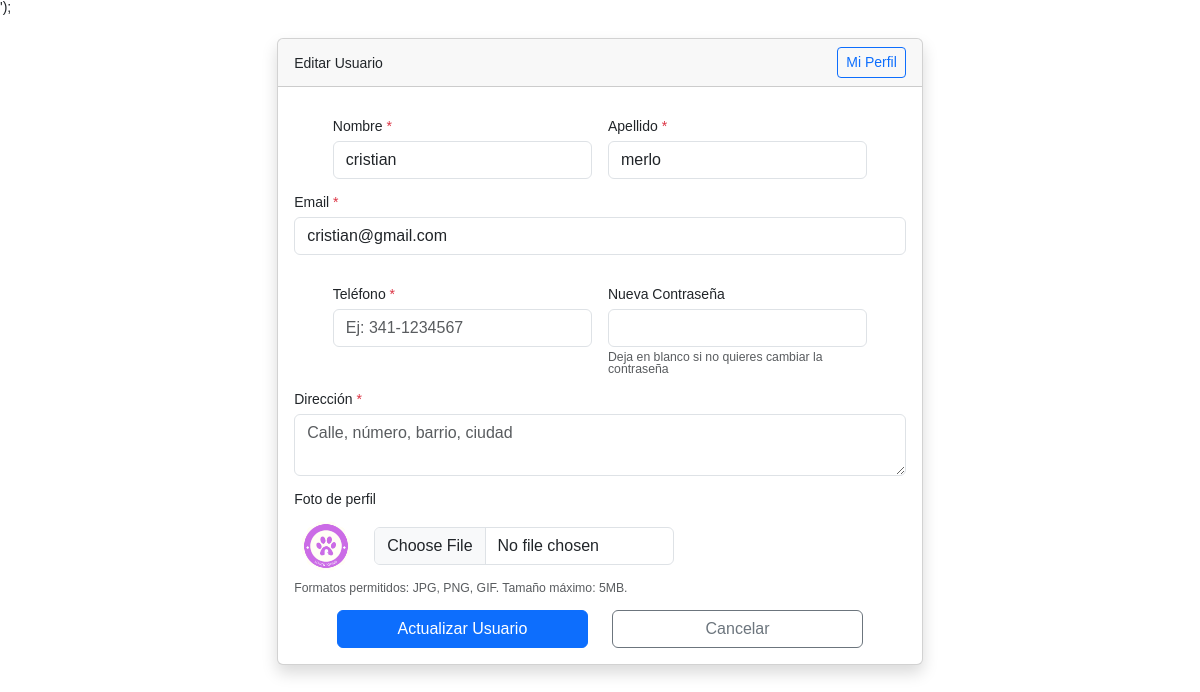
The app's page /usuario/editar?id=13 (signed in) with its own data.
### tables this page shows
CREATE TABLE `usuarios` (
  `id` int(11) NOT NULL AUTO_INCREMENT,
  `nombre` varchar(100) NOT NULL,
  `apellido` varchar(100) NOT NULL,
  `telefono` varchar(50) DEFAULT NULL,
  `email` varchar(100) NOT NULL,
  `direccion` varchar(200) DEFAULT NULL,
  `password` varchar(255) NOT NULL,
  `fecha_creacion` timestamp NOT NULL DEFAULT current_timestamp(),
  `foto_url` varchar(255) DEFAULT NULL,
  PRIMARY KEY (`id`)
);

### app/core/App.php (called while the page is built, shortened)
<?php
class App
{
    protected $controller = "HomeController";
    protected $method = "actionIndex";
    public function __construct()
    {
        $url = $this->parseUrl();
        $controllerName = isset($url[0]) ? ucfirst(strtolower($url[0])) . "Controller" : $this->controller;
        $controllerPath = APP_PATH . "controllers/" . $controllerName . ".php";
        if ($this->controllerExists($controllerPath)) {
            $this->controller = $controllerName;
            unset($url[0]);
        } else {
            $this->controller = "HomeController";
            $this->method = 'action404';
        }
        $controllerClass = "app\\controllers\\" . $this->controller;
        if (class_exists($controllerClass)) {
            $this->controller = new $controllerClass;
        } else {
            die("Error: No se pudo cargar el controlador {$controllerClass}");
        }
        $methodName = $this->getMethodFromUrl($url);
        $this->method = method_exists($this->controller, $methodName) ? $methodName : 'action404';
        $this->params = $url ? array_values($url) : [];
        call_user_func_array([$this->controller, $this->method], $this->params);
    }
    public function parseUrl()
    {
        return isset($_GET['url']) ? explode("/", filter_var(rtrim($_GET["url"], "/"), FILTER_SANITIZE_URL)) : [];
    }
    protected function controllerExists($path)
    {
        return file_exists($path);
    }
    protected function getMethodFromUrl(&$url)
    {
        return isset($url[1]) ? "action" . ucfirst(strtolower($url[1])) : $this->method;
    }
}

### index.php (called while the page is built, shortened)
<?php
require CORE_PATH . 'Autoloader.php';
new App();

### app/core/Controller.php (called while the page is built, shortened)
<?php
class Controller
{
    public static $ruta;
    public static function path()
    {
        $script = $_SERVER['SCRIPT_NAME'] ?? '/';
        $base = rtrim(dirname($script), '/');
        if ($base !== '') { $base .= '/'; } else { $base = '/'; }
        self::$ruta = $base;
        return self::$ruta;
    }
    public static function rootBase()
    {
        $base = static::path();
        return $base;
    }
    protected function input($key = null, $default = null) {
        $data = array_merge($_GET, $_POST);
        return $data[$key] ?? $default;
    }
}

### app/core/Autoloader.php (called while the page is built, shortened)
<?php
class Autoloader
{
    private function loadAppClasses()
    {
        spl_autoload_register(function ($nombreClase) {
            $clasesCore = ['App', 'Controller', 'Model', 'Response', 'DataBase', 'Session'];
            $esCoreClass = false;
            foreach ($clasesCore as $clase) {
                if (strstr($nombreClase, $clase)) {
                    $esCoreClass = true;
                    break;
                }
            }
            if ($esCoreClass) {
                $archivo = CORE_PATH . $nombreClase . ".php";
                if (file_exists($archivo)) {
                    return;
                }
            }
            if (strpos($nombreClase, 'app\\') === 0) {
                $rutaRelativa = str_replace('app\\', '', $nombreClase);
                $rutaRelativa = str_replace('\\', '/', $rutaRelativa);
                $archivo = APP_PATH . $rutaRelativa . ".php";
                if (file_exists($archivo)) {
                    return;
                }
            }
            throw new Exception("No se pudo cargar la clase: $nombreClase");
        }, true, false);
    }
}

### app/controllers/SiteController.php (called while the page is built, shortened)
<?php
class SiteController extends Controller
{
	public static function head(){
		$base = static::path();
		if (substr($base, -8) !== 'public/') {
			$base .= 'public/';
		}
		$head = file_get_contents(APP_PATH.'/views/inc/head.php');
		$head = str_replace('#PATH#', $base, $head);
		return $head;
	}
}

### app/models/Usuario.php (called while the page is built, shortened)
<?php
class Usuario extends Model {
    public static function findById($id) {
        $sql = "SELECT * FROM usuarios WHERE id = ?";
        return DataBase::getRecord($sql, [$id]);
    }
}

### app/core/DataBase.php (called while the page is built, shortened)
<?php
class DataBase
{
    private static $host = "localhost";
    private static $dbname = "mascotas_db";
    private static $dbuser = "root";
    private static $dbpass = "";
    private static $port = 3306;
    private static $dbh = null;
    private static $error;
    private static function connection()
    {
        if (self::$dbh === null) {
            $configPath = __DIR__ . '/../config/db.php';
            self::$host = getenv('DB_HOST') ?: self::$host;
            self::$dbname = getenv('DB_NAME') ?: self::$dbname;
            self::$dbuser = getenv('DB_USER') ?: self::$dbuser;
            self::$dbpass = getenv('DB_PASS') ?: self::$dbpass;
            $envPort = getenv('DB_PORT');
            $dsn = "mysql:host=" . self::$host . ";port=" . self::$port . ";dbname=" . self::$dbname . ";charset=utf8mb4";
            $opciones = [
                PDO::ATTR_PERSISTENT => false,
                PDO::ATTR_ERRMODE => PDO::ERRMODE_EXCEPTION,
                PDO::ATTR_DEFAULT_FETCH_MODE => PDO::FETCH_ASSOC,
                PDO::ATTR_TIMEOUT => 5,
            ];
            try {
                self::$dbh = new PDO($dsn, self::$dbuser, self::$dbpass, $opciones);
                self::$dbh->exec('SET NAMES utf8mb4');
                self::$dbh->exec('SET time_zone = "-03:00";');
            } catch (PDOException $e) {
                self::$error = $e->getMessage();
                throw new Exception("Error de conexión: " . self::$error);
            }
        }
        return self::$dbh;
    }
    private static function prepareAndExecute($sql, $params = [])
    {
        $statement = self::connection()->prepare($sql);
        try {
            $statement->execute($params);
        } catch (PDOException $e) {
            throw new Exception("Error en la consulta: " . $e->getMessage());
        }
        return $statement;
    }
    public static function getRecord($sql, $params = [])
    {
        $statement = self::prepareAndExecute($sql, $params);
        $result = $statement->fetch(PDO::FETCH_ASSOC);
        return $result ?: null;
    }
}

### app/views/usuarios/editar.php (the view, shortened to what this page needs)
<?php $BASE = Controller::path(); $ROOT = Controller::rootBase(); ?>
<link href="https://cdn.jsdelivr.net/npm/bootstrap@5.3.0/dist/css/bootstrap.min.css" rel="stylesheet">
<link href="<?= $ROOT ?>assets/css/base.css" rel="stylesheet">
<?php echo \app\controllers\SiteController::head(); ?>
<div class="container mt-4">
    <div class="row justify-content-center">
        <div class="col-md-8">
            <div class="card shadow">
                    <div class="card-header d-flex justify-content-between align-items-center">
                    <h3 class="mb-0">Editar Usuario</h3>
                    <div>
                        <a href="<?= Controller::path() ?>usuario/perfil" class="btn btn-outline-primary btn-sm">Mi Perfil</a>
                    </div>
                </div>
                <div class="card-body">
                    <form method="POST" action="<?= Controller::path() ?>usuario/editar" enctype="multipart/form-data">
                        <div class="row g-3">
                            <div class="col-md-6">
                                <div class="mb-3">
                                    <label for="nombre" class="form-label">
                                        Nombre <span class="text-danger">*</span>
                                    </label>
                                    <input type="text" class="form-control" id="nombre" name="nombre" required
                                           value="<?= htmlspecialchars($usuario['nombre'] ?? '') ?>">
                                </div>
                            </div>
                            <div class="col-md-6">
                                <div class="mb-3">
                                    <label for="apellido" class="form-label">
                                        Apellido <span class="text-danger">*</span>
                                    </label>
                                    <input type="text" class="form-control" id="apellido" name="apellido" required
                                           value="<?= htmlspecialchars($usuario['apellido'] ?? '') ?>">
                                </div>
                            </div>
                        </div>
                        <div class="mb-3">
                            <label for="email" class="form-label">
                                Email <span class="text-danger">*</span>
                            </label>
                            <input type="email" class="form-control" id="email" name="email" required
                                   value="<?= htmlspecialchars($usuario['email'] ?? '') ?>">
                        </div>
                        <div class="row g-3">
                            <div class="col-md-6">
                                <div class="mb-3">
                                    <label for="telefono" class="form-label">
                                        Teléfono <span class="text-danger">*</span>
                                    </label>
                                    <input type="tel" class="form-control" id="telefono" name="telefono" required
                                           value="<?= htmlspecialchars($usuario['telefono'] ?? '') ?>"
                                           placeholder="Ej: 341-1234567">
                                </div>
                            </div>
                            <div class="col-md-6">
                                <div class="mb-3">
                                    <label for="password" class="form-label">Nueva Contraseña</label>
                                    <input type="password" class="form-control" id="password" name="password">
                                    <div class="form-text">Deja en blanco si no quieres cambiar la contraseña</div>
                                </div>
                            </div>
                        </div>
                        <div class="mb-3">
                            <label for="direccion" class="form-label">
                                Dirección <span class="text-danger">*</span>
                            </label>
                            <textarea class="form-control" id="direccion" name="direccion" rows="2" required
                                      placeholder="Calle, número, barrio, ciudad"><?= htmlspecialchars($usuario['direccion'] ?? '') ?></textarea>
                        </div>
                        <div class="mb-3">
                            <label class="form-label">Foto de perfil</label>
                            <div class="d-flex align-items-center gap-3">
                                <?php
                                $foto = trim($usuario['foto_url'] ?? '');
                                $ROOT = Controller::rootBase();
                                if ($foto !== '') {
                                    $foto = str_replace('\\', '/', $foto);
                                } else {
                                    $foto = $ROOT . 'assets/images/avatar-placeholder.svg';
                                }
                                ?>
                                <img src="<?= htmlspecialchars($foto) ?>" alt="Foto actual" class="rounded" style="width:64px;height:64px;object-fit:cover;" onerror="this.src='<?= $ROOT ?>assets/images/avatar-placeholder.svg'">
                                <input type="file" class="form-control" name="foto" id="foto" accept="image/png, image/jpeg, image/jpg, image/gif" style="max-width: 300px;">
                            </div>
                            <div class="form-text">Formatos permitidos: JPG, PNG, GIF. Tamaño máximo: 5MB.</div>
                        </div>
                        <div class="row">
                            <div class="col-md-6">
                                <div class="d-grid">
                                    <button type="submit" class="btn btn-primary">Actualizar Usuario</button>
                                </div>
                            </div>
                            <div class="col-md-6">
                                <div class="d-grid">
                                    <a href="<?= Controller::path() ?>usuario/lista" class="btn btn-outline-secondary">Cancelar</a>
                                </div>
                            </div>
                        </div>
                    </form>
                </div>
            </div>
        </div>
    </div>
</div>

### app/public/css/grid.css (style rules this page uses)
* { box-sizing: border-box; }
.row { margin: 0 auto; min-width: 80%; max-width: 1300px; width: 90%; }
.row:after { content: ""; clear:both; display: table; }

### records on screen
usuarios: nombre "cristian", apellido "merlo", email "cristian@gmail.com", foto_url (picture)
